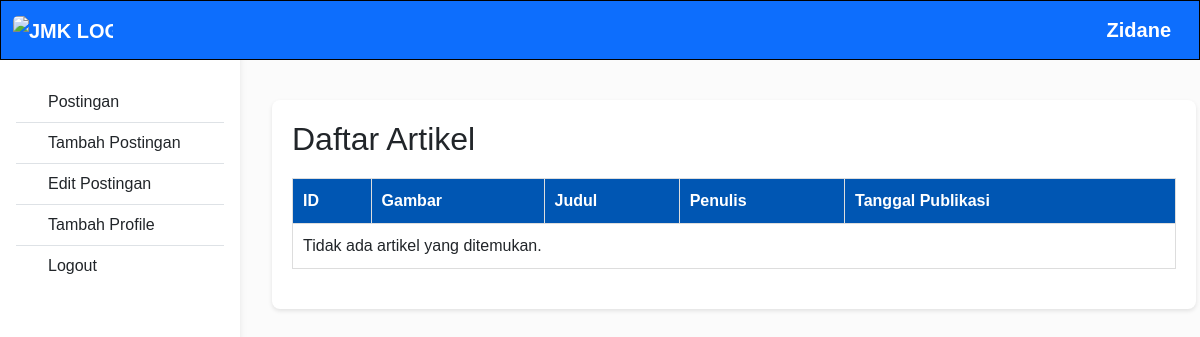
The page /admin/admin.php (signed in) on the database as committed earlier.
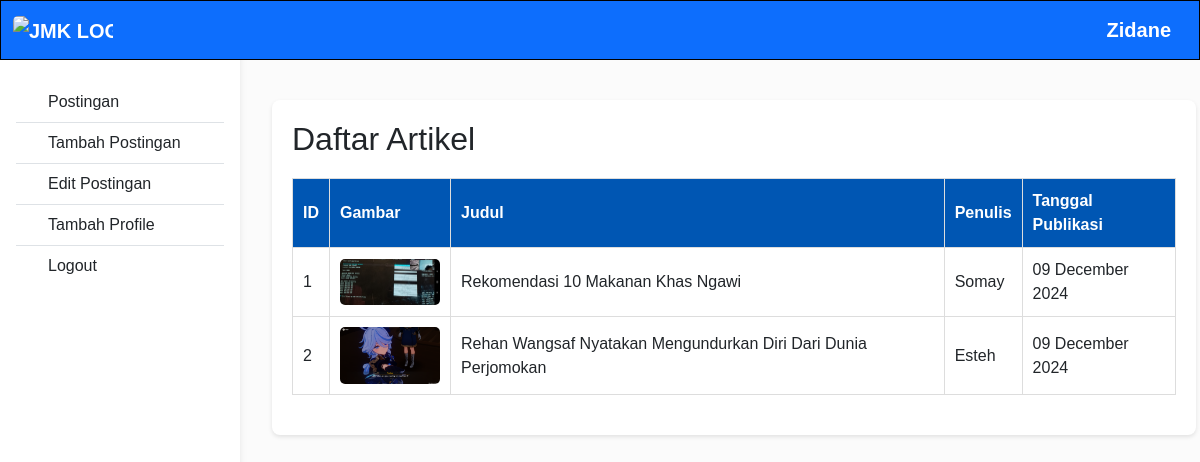
The same page on the database as committed later.
### tables this page shows
CREATE TABLE `post` (
  `id_post` int NOT NULL,
  `tgl_post` datetime NOT NULL DEFAULT CURRENT_TIMESTAMP,
  `judul` varchar(255) NOT NULL,
  `artikel` text NOT NULL,
  `gambar` varchar(255) NOT NULL,
  `penulis` varchar(100) NOT NULL,
  `views` int UNSIGNED NOT NULL DEFAULT '0'
);

### admin/halaman-admin.php (the view)
<?php
if(isset($_GET['url'])){
    $url = $_GET['url'];
    switch($url){
        case 'tambah-post':
            include 'tambah-post.php';
            break;
        case 'edit-post':
            include 'edit-post.php';
            break;
        case 'profile':
            include 'profile.php';
            break;
    }
}else{?>
    <?php
include "../include/config.php";
$sql = "SELECT id_post, judul, gambar, penulis, tgl_post FROM post ORDER BY tgl_post DESC";
$result = $koneksi->query($sql);
?>
    <main class="row row-cols-1 row-cols-md-1 ms-5" style="overflow-x : hidden;">
    <div class="container" style="margin-top: 100px;">
        <h2>Daftar Artikel</h2>
        <table>
            <thead>
                <tr>
                    <th>ID</th>
                    <th>Gambar</th>
                    <th>Judul</th>
                    <th>Penulis</th>
                    <th>Tanggal Publikasi</th>
                </tr>
            </thead>
            <tbody>
                <?php
                if ($result->num_rows > 0) {
                    $no = 1;
                    while ($row = $result->fetch_assoc()) {
                        echo "<tr>";
                        echo "<td>" . $no++ . "</td>";
                        echo "<td>";
                        if (!empty($row['gambar'])) {
                            echo "<img src='" . htmlspecialchars($row['gambar']) . "' alt='Gambar Artikel'>";
                        } else {
                            echo "<em>Tidak ada gambar</em>";
                        }
                        echo "</td>";
                        echo "<td>" . htmlspecialchars($row['judul']) . "</td>";
                        echo "<td>" . htmlspecialchars($row['penulis']) . "</td>";
                        echo "<td>" . date("d F Y", strtotime($row['tgl_post'])) . "</td>";
                        echo "</tr>";
                    }
                } else {
                    echo "<tr><td colspan='6'>Tidak ada artikel yang ditemukan.</td></tr>";
                }
                ?>
            </tbody>
        </table>
    </div>
</main>
   <?php
}
?>

Rows that differ between the two databases and show on the page:
added post: gambar (picture), judul "Rekomendasi 10 Makanan Khas Ngawi", penulis "Somay", tgl_post "09 December 2024"
added post: gambar (picture), judul "Rehan Wangsaf Nyatakan Mengundurkan Diri Dari Dunia Perjomokan", penulis "Esteh", tgl_post "09 December 2024"
Other text that changed with them:
text no longer shown: "Tidak ada artikel yang ditemukan."
